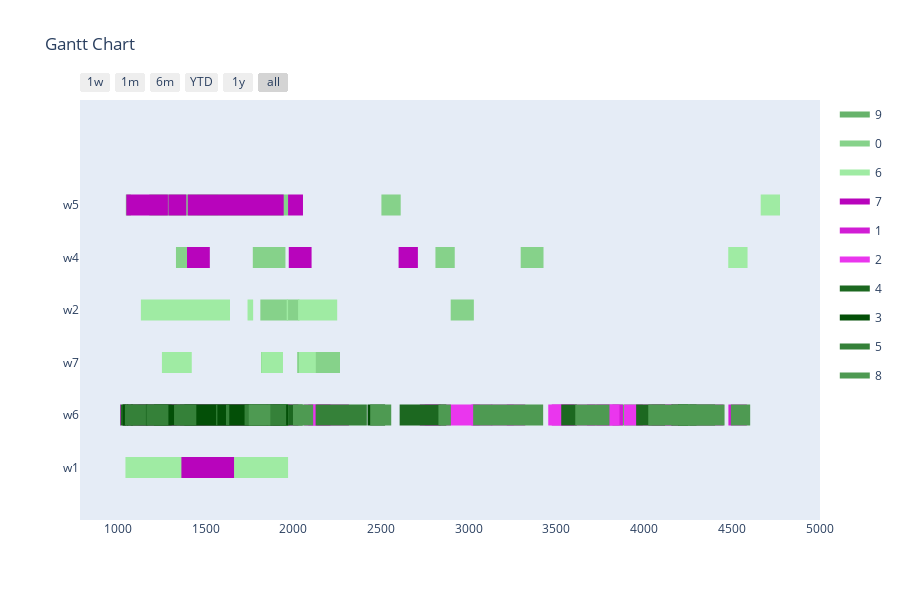

Notebook source saved alongside this figure:
### Markdown cell above
Config 4 - Randomized Mutation with "open" Planning Horizon

### Code cell
optimizer = BaseGA(env)
optimizer.configure('tardiness', 'twopointcrossover', 'roulettewheel', 'randomize')
last_time_slot = 0
for order in orders:
    if order[1] > last_time_slot:
        last_time_slot = order[1]
# all parameters after offspring_amount are optional (in this case -> verbose=True)
result, best_fitness_history, average_fitness_history, best_generation_history, feasible_gen = optimizer.optimize(orders, max_generations, earliest_time_slot, last_time_slot, population_size, offspring_amount, verbose=True)
workstation_assignments = reformat_result(result, orders, env)
visualize(workstation_assignments, best_fitness_history, average_fitness_history, best_generation_history, feasible_gen)

### Figure 1 — Plotly figure (JSON) as saved in the notebook; plotly's stock layout.template omitted (floating-point values rounded to 4 significant figures; data arrays with more than 128 entries replaced by an {"elided": "..."} marker saying what was removed)
{"data": [{"fill": "toself", "fillcolor": "rgb(103, 179, 107)", "hoverinfo": "name", "legendgroup": "rgb(103, 179, 107)", "mode": "none", "name": "9", "type": "scatter", "x": [1291, 1455, 1455, 1291, 1291, 215, 465, 465, 215, 215, 1218, 1354, 1354, 1218, 1218, 1335, 1431, 1431, 1335, 1335, 1163, 1228, 1228, 1163, 1163, 1901, 1977, 1977, 1901, 1901, 2133, 2209, 2209, 2133, 2133, 707, 862, 862, 707, 707, 457, 622, 622, 457, 457, 965, 1107, 1107, 965, 965, 985, 1051, 1051, 985, 985, 774, 1024, 1024, 774, 774, 635, 780, 780, 635, 635, 1567, 1633, 1633, 1567, 1567, 3819, 3992, 3992, 3819], "y": [0.8, 0.8, 1.2, 1.2, null, 0.8, 0.8, 1.2, 1.2, null, 0.8, 0.8, 1.2, 1.2, null, 0.8, 0.8, 1.2, 1.2, null, 0.8, 0.8, 1.2, 1.2, null, 0.8, 0.8, 1.2, 1.2, null, 0.8, 0.8, 1.2, 1.2, null, 0.8, 0.8, 1.2, 1.2, null, 0.8, 0.8, 1.2, 1.2, null, 0.8, 0.8, 1.2, 1.2, null, 0.8, 0.8, 1.2, 1.2, null, 0.8, 0.8, 1.2, 1.2, null, 0.8, 0.8, 1.2, 1.2, null, 0.8, 0.8, 1.2, 1.2, null, 0.8, 0.8, 1.2, 1.2]}, {"fill": "toself", "fillcolor": "rgb(134, 210, 138)", "hoverinfo": "name", "legendgroup": "rgb(134, 210, 138)", "mode": "none", "name": "0", "type": "scatter", "x": [550, 750, 750, 550, 550, 935, 1045, 1045, 935, 935, 286, 396, 396, 286, 286, 1074, 1179, 1179, 1074, 1074, 2502, 2612, 2612, 2502, 2502, 1769, 1879, 1879, 1769, 1769, 1825, 1955, 1955, 1825, 1825, 217, 327, 327, 217, 217, 3296, 3426, 3426, 3296, 3296, 430, 570, 570, 430, 430, 2810, 2920, 2920, 2810, 2810, 826, 936, 936, 826, 826, 1331, 1451, 1451, 1331, 1331, 1812, 2035, 2035, 1812, 1812, 2897, 3029, 3029, 2897, 2897, 1816, 1912, 1912, 1816, 1816, 2116, 2266, 2266, 2116, 2116, 2022, 2118, 2118, 2022], "y": [4.8, 4.8, 5.2, 5.2, null, 4.8, 4.8, 5.2, 5.2, null, 4.8, 4.8, 5.2, 5.2, null, 4.8, 4.8, 5.2, 5.2, null, 4.8, 4.8, 5.2, 5.2, null, 3.8, 3.8, 4.2, 4.2, null, 3.8, 3.8, 4.2, 4.2, null, 3.8, 3.8, 4.2, 4.2, null, 3.8, 3.8, 4.2, 4.2, null, 3.8, 3.8, 4.2, 4.2, null, 3.8, 3.8, 4.2, 4.2, null, 3.8, 3.8, 4.2, 4.2, null, 3.8, 3.8, 4.2, 4.2, null, 2.8, 2.8, 3.2, 3.2, null, 2.8, 2.8, 3.2, 3.2, null, 1.8, 1.8, 2.2, 2.2, null, 1.8, 1.8, 2.2, 2.2, null, 1.8, 1.8, 2.2, 2.2]}, {"fill": "toself", "fillcolor": "rgb(159, 235, 163)", "hoverinfo": "name", "legendgroup": "rgb(159, 235, 163)", "mode": "none", "name": "6", "type": "scatter", "x": [1451, 1571, 1571, 1451, 1451, 4664, 4774, 4774, 4664, 4664, 368, 498, 498, 368, 368, 1980, 2090, 2090, 1980, 1980, 749, 869, 869, 749, 749, 362, 492, 492, 362, 362, 4479, 4589, 4589, 4479, 4479, 719, 829, 829, 719, 719, 1739, 1962, 1962, 1739, 1739, 2027, 2250, 2250, 2027, 2027, 908, 1131, 1131, 908, 908, 742, 965, 965, 742, 742, 762, 894, 894, 762, 762, 1639, 1771, 1771, 1639, 1639, 1251, 1421, 1421, 1251, 1251, 2032, 2128, 2128, 2032, 2032, 1818, 1941, 1941, 1818, 1818, 920, 1043, 1043, 920], "y": [4.8, 4.8, 5.2, 5.2, null, 4.8, 4.8, 5.2, 5.2, null, 3.8, 3.8, 4.2, 4.2, null, 3.8, 3.8, 4.2, 4.2, null, 3.8, 3.8, 4.2, 4.2, null, 3.8, 3.8, 4.2, 4.2, null, 3.8, 3.8, 4.2, 4.2, null, 3.8, 3.8, 4.2, 4.2, null, 2.8, 2.8, 3.2, 3.2, null, 2.8, 2.8, 3.2, 3.2, null, 2.8, 2.8, 3.2, 3.2, null, 2.8, 2.8, 3.2, 3.2, null, 2.8, 2.8, 3.2, 3.2, null, 2.8, 2.8, 3.2, 3.2, null, 1.8, 1.8, 2.2, 2.2, null, 1.8, 1.8, 2.2, 2.2, null, 1.8, 1.8, 2.2, 2.2, null, -0.2, -0.2, 0.2, 0.2]}, {"fill": "toself", "fillcolor": "rgb(184, 4, 188)", "hoverinfo": "name", "legendgroup": "rgb(184, 4, 188)", "mode": "none", "name": "7", "type": "scatter", "x": [943, 1048, 1048, 943, 943, 1285, 1390, 1390, 1285, 1285, 201, 401, 401, 201, 201, 1288, 1398, 1398, 1288, 1288, 1945, 2055, 2055, 1945, 1945, 754, 864, 864, 754, 754, 727, 847, 847, 727, 727, 391, 531, 531, 391, 391, 1974, 2104, 2104, 1974, 1974, 397, 527, 527, 397, 397, 2600, 2710, 2710, 2600, 2600, 1394, 1524, 1524, 1394, 1394, 323, 453, 453, 323, 323, 824, 954, 954, 824, 824, 449, 672, 672, 449, 449, 583, 753, 753, 583, 583, 1415, 1662, 1662, 1415, 1415, 1362, 1485, 1485, 1362], "y": [4.8, 4.8, 5.2, 5.2, null, 4.8, 4.8, 5.2, 5.2, null, 4.8, 4.8, 5.2, 5.2, null, 4.8, 4.8, 5.2, 5.2, null, 4.8, 4.8, 5.2, 5.2, null, 4.8, 4.8, 5.2, 5.2, null, 3.8, 3.8, 4.2, 4.2, null, 3.8, 3.8, 4.2, 4.2, null, 3.8, 3.8, 4.2, 4.2, null, 3.8, 3.8, 4.2, 4.2, null, 3.8, 3.8, 4.2, 4.2, null, 3.8, 3.8, 4.2, 4.2, null, 3.8, 3.8, 4.2, 4.2, null, 3.8, 3.8, 4.2, 4.2, null, 2.8, 2.8, 3.2, 3.2, null, 1.8, 1.8, 2.2, 2.2, null, -0.2, -0.2, 0.2, 0.2, null, -0.2, -0.2, 0.2, 0.2]}, {"fill": "toself", "fillcolor": "rgb(209, 29, 213)", "hoverinfo": "name", "legendgroup": "rgb(209, 29, 213)", "mode": "none", "name": "1", "type": "scatter", "x": [3674, 3779, 3779, 3674, 3674, 1624, 1712, 1712, 1624, 1624, 3015, 3135, 3135, 3015, 3015, 4260, 4452, 4452, 4260, 4260, 755, 847, 847, 755, 755, 1758, 1998, 1998, 1758, 1758, 721, 931, 931, 721, 721, 4480, 4585, 4585, 4480, 4480, 1765, 1853, 1853, 1765, 1765, 2107, 2317, 2317, 2107, 2107, 2168, 2268, 2268, 2168, 2168, 1012, 1117, 1117, 1012, 1012, 1744, 1924, 1924, 1744, 1744, 3217, 3322, 3322, 3217, 3217, 4042, 4162, 4162, 4042, 4042, 1884, 2029, 2029, 1884, 1884, 3709, 3879, 3879, 3709, 3709, 2085, 2235, 2235, 2085, 2085, 995, 1128, 1128, 995, 995, 4321, 4421, 4421, 4321, 4321, 929, 1017, 1017, 929, 929, 3473, 3603, 3603, 3473, 3473, 2721, 2841, 2841, 2721], "y": [0.8, 0.8, 1.2, 1.2, null, 0.8, 0.8, 1.2, 1.2, null, 0.8, 0.8, 1.2, 1.2, null, 0.8, 0.8, 1.2, 1.2, null, 0.8, 0.8, 1.2, 1.2, null, 0.8, 0.8, 1.2, 1.2, null, 0.8, 0.8, 1.2, 1.2, null, 0.8, 0.8, 1.2, 1.2, null, 0.8, 0.8, 1.2, 1.2, null, 0.8, 0.8, 1.2, 1.2, null, 0.8, 0.8, 1.2, 1.2, null, 0.8, 0.8, 1.2, 1.2, null, 0.8, 0.8, 1.2, 1.2, null, 0.8, 0.8, 1.2, 1.2, null, 0.8, 0.8, 1.2, 1.2, null, 0.8, 0.8, 1.2, 1.2, null, 0.8, 0.8, 1.2, 1.2, null, 0.8, 0.8, 1.2, 1.2, null, 0.8, 0.8, 1.2, 1.2, null, 0.8, 0.8, 1.2, 1.2, null, 0.8, 0.8, 1.2, 1.2, null, 0.8, 0.8, 1.2, 1.2, null, 0.8, 0.8, 1.2, 1.2]}, {"fill": "toself", "fillcolor": "rgb(234, 54, 238)", "hoverinfo": "name", "legendgroup": "rgb(234, 54, 238)", "mode": "none", "name": "2", "type": "scatter", "x": [1506, 1593, 1593, 1506, 1506, 2948, 3063, 3063, 2948, 2948, 1627, 1757, 1757, 1627, 1627, 4078, 4198, 4198, 4078, 4078, 3885, 4005, 4005, 3885, 3885, 1393, 1449, 1449, 1393, 1393, 1029, 1159, 1159, 1029, 1029, 1146, 1276, 1276, 1146, 1146, 230, 410, 410, 230, 230, 2061, 2214, 2214, 2061, 2061, 1643, 1773, 1773, 1643, 1643, 3729, 3859, 3859, 3729, 3729, 474, 594, 594, 474, 474, 3570, 3720, 3720, 3570, 3570, 3453, 3613, 3613, 3453, 3453, 2749, 2879, 2879, 2749, 2749, 969, 1154, 1154, 969, 969, 4007, 4132, 4132, 4007, 4007, 1334, 1454, 1454, 1334, 1334, 3127, 3257, 3257, 3127, 3127, 2783, 2973, 2973, 2783, 2783, 1882, 1982, 1982, 1882, 1882, 3956, 4146, 4146, 3956], "y": [0.8, 0.8, 1.2, 1.2, null, 0.8, 0.8, 1.2, 1.2, null, 0.8, 0.8, 1.2, 1.2, null, 0.8, 0.8, 1.2, 1.2, null, 0.8, 0.8, 1.2, 1.2, null, 0.8, 0.8, 1.2, 1.2, null, 0.8, 0.8, 1.2, 1.2, null, 0.8, 0.8, 1.2, 1.2, null, 0.8, 0.8, 1.2, 1.2, null, 0.8, 0.8, 1.2, 1.2, null, 0.8, 0.8, 1.2, 1.2, null, 0.8, 0.8, 1.2, 1.2, null, 0.8, 0.8, 1.2, 1.2, null, 0.8, 0.8, 1.2, 1.2, null, 0.8, 0.8, 1.2, 1.2, null, 0.8, 0.8, 1.2, 1.2, null, 0.8, 0.8, 1.2, 1.2, null, 0.8, 0.8, 1.2, 1.2, null, 0.8, 0.8, 1.2, 1.2, null, 0.8, 0.8, 1.2, 1.2, null, 0.8, 0.8, 1.2, 1.2, null, 0.8, 0.8, 1.2, 1.2, null, 0.8, 0.8, 1.2, 1.2]}, {"fill": "toself", "fillcolor": "rgb(28, 104, 32)", "hoverinfo": "name", "legendgroup": "rgb(28, 104, 32)", "mode": "none", "name": "4", "type": "scatter", "x": {"elided": "134 int values"}, "y": {"elided": "134 float values"}}, {"fill": "toself", "fillcolor": "rgb(3, 79, 7)", "hoverinfo": "name", "legendgroup": "rgb(3, 79, 7)", "mode": "none", "name": "3", "type": "scatter", "x": [4155, 4251, 4251, 4155, 4155, 548, 668, 668, 548, 548, 255, 355, 355, 255, 255, 822, 947, 947, 822, 822, 838, 958, 958, 838, 838, 613, 743, 743, 613, 613, 347, 443, 443, 347, 347, 934, 1054, 1054, 934, 934, 484, 604, 604, 484, 484, 1048, 1144, 1144, 1048, 1048, 898, 1028, 1028, 898, 898, 481, 543, 543, 481, 481, 827, 947, 947, 827, 827, 705, 858, 858, 705, 705, 891, 1051, 1051, 891, 891, 547, 643, 643, 547, 547, 1854, 1969, 1969, 1854, 1854, 615, 671, 671, 615, 615, 647, 744, 744, 647, 647, 1372, 1428, 1428, 1372, 1372, 675, 855, 855, 675, 675, 411, 467, 467, 411, 411, 2423, 2523, 2523, 2423], "y": [0.8, 0.8, 1.2, 1.2, null, 0.8, 0.8, 1.2, 1.2, null, 0.8, 0.8, 1.2, 1.2, null, 0.8, 0.8, 1.2, 1.2, null, 0.8, 0.8, 1.2, 1.2, null, 0.8, 0.8, 1.2, 1.2, null, 0.8, 0.8, 1.2, 1.2, null, 0.8, 0.8, 1.2, 1.2, null, 0.8, 0.8, 1.2, 1.2, null, 0.8, 0.8, 1.2, 1.2, null, 0.8, 0.8, 1.2, 1.2, null, 0.8, 0.8, 1.2, 1.2, null, 0.8, 0.8, 1.2, 1.2, null, 0.8, 0.8, 1.2, 1.2, null, 0.8, 0.8, 1.2, 1.2, null, 0.8, 0.8, 1.2, 1.2, null, 0.8, 0.8, 1.2, 1.2, null, 0.8, 0.8, 1.2, 1.2, null, 0.8, 0.8, 1.2, 1.2, null, 0.8, 0.8, 1.2, 1.2, null, 0.8, 0.8, 1.2, 1.2, null, 0.8, 0.8, 1.2, 1.2, null, 0.8, 0.8, 1.2, 1.2]}, {"fill": "toself", "fillcolor": "rgb(53, 129, 57)", "hoverinfo": "name", "legendgroup": "rgb(53, 129, 57)", "mode": "none", "name": "5", "type": "scatter", "x": [388, 518, 518, 388, 388, 1447, 1567, 1567, 1447, 1447, 806, 868, 868, 806, 806, 1862, 1959, 1959, 1862, 1862, 2183, 2368, 2368, 2183, 2183, 1857, 1972, 1972, 1857, 1857, 2127, 2307, 2307, 2127, 2127, 1162, 1272, 1272, 1162, 1162, 2273, 2329, 2329, 2273, 2273, 500, 685, 685, 500, 500, 1160, 1320, 1320, 1160, 1160, 1560, 1616, 1616, 1560, 1560, 1848, 1958, 1958, 1848, 1848, 412, 532, 532, 412, 412, 944, 1040, 1040, 944, 944, 4251, 4404, 4404, 4251, 4251, 839, 939, 939, 839, 839, 739, 826, 826, 739, 739, 1201, 1288, 1288, 1201, 1201, 898, 995, 995, 898, 898, 539, 639, 639, 539, 539, 1635, 1722, 1722, 1635, 1635, 2299, 2419, 2419, 2299], "y": [0.8, 0.8, 1.2, 1.2, null, 0.8, 0.8, 1.2, 1.2, null, 0.8, 0.8, 1.2, 1.2, null, 0.8, 0.8, 1.2, 1.2, null, 0.8, 0.8, 1.2, 1.2, null, 0.8, 0.8, 1.2, 1.2, null, 0.8, 0.8, 1.2, 1.2, null, 0.8, 0.8, 1.2, 1.2, null, 0.8, 0.8, 1.2, 1.2, null, 0.8, 0.8, 1.2, 1.2, null, 0.8, 0.8, 1.2, 1.2, null, 0.8, 0.8, 1.2, 1.2, null, 0.8, 0.8, 1.2, 1.2, null, 0.8, 0.8, 1.2, 1.2, null, 0.8, 0.8, 1.2, 1.2, null, 0.8, 0.8, 1.2, 1.2, null, 0.8, 0.8, 1.2, 1.2, null, 0.8, 0.8, 1.2, 1.2, null, 0.8, 0.8, 1.2, 1.2, null, 0.8, 0.8, 1.2, 1.2, null, 0.8, 0.8, 1.2, 1.2, null, 0.8, 0.8, 1.2, 1.2, null, 0.8, 0.8, 1.2, 1.2]}, {"fill": "toself", "fillcolor": "rgb(78, 154, 82)", "hoverinfo": "name", "legendgroup": "rgb(78, 154, 82)", "mode": "none", "name": "8", "type": "scatter", "x": [4041, 4191, 4191, 4041, 4041, 4023, 4173, 4173, 4023, 4023, 3180, 3365, 3365, 3180, 3180, 4494, 4604, 4604, 4494, 4494, 4212, 4332, 4332, 4212, 4212, 4361, 4458, 4458, 4361, 4361, 4288, 4375, 4375, 4288, 4288, 4058, 4178, 4178, 4058, 4058, 2842, 2898, 2898, 2842, 2842, 1746, 1869, 1869, 1746, 1746, 3264, 3424, 3424, 3264, 3264, 3025, 3178, 3178, 3025, 3025, 2827, 2889, 2889, 2827, 2827, 3607, 3797, 3797, 3607, 3607, 794, 850, 850, 794, 794, 619, 779, 779, 619, 619, 4119, 4234, 4234, 4119, 4119, 1998, 2113, 2113, 1998, 1998, 3168, 3265, 3265, 3168, 3168, 3672, 3802, 3802, 3672, 3672, 2438, 2558, 2558, 2438, 2438, 3063, 3178, 3178, 3063, 3063, 904, 991, 991, 904], "y": [0.8, 0.8, 1.2, 1.2, null, 0.8, 0.8, 1.2, 1.2, null, 0.8, 0.8, 1.2, 1.2, null, 0.8, 0.8, 1.2, 1.2, null, 0.8, 0.8, 1.2, 1.2, null, 0.8, 0.8, 1.2, 1.2, null, 0.8, 0.8, 1.2, 1.2, null, 0.8, 0.8, 1.2, 1.2, null, 0.8, 0.8, 1.2, 1.2, null, 0.8, 0.8, 1.2, 1.2, null, 0.8, 0.8, 1.2, 1.2, null, 0.8, 0.8, 1.2, 1.2, null, 0.8, 0.8, 1.2, 1.2, null, 0.8, 0.8, 1.2, 1.2, null, 0.8, 0.8, 1.2, 1.2, null, 0.8, 0.8, 1.2, 1.2, null, 0.8, 0.8, 1.2, 1.2, null, 0.8, 0.8, 1.2, 1.2, null, 0.8, 0.8, 1.2, 1.2, null, 0.8, 0.8, 1.2, 1.2, null, 0.8, 0.8, 1.2, 1.2, null, 0.8, 0.8, 1.2, 1.2, null, 0.8, 0.8, 1.2, 1.2]}, {"legendgroup": "rgb(103, 179, 107)", "marker": {"color": "rgb(103, 179, 107)", "opacity": 0, "size": 1}, "mode": "markers", "name": "", "showlegend": false, "text": [null, null, null, null, null, null, null, null, null, null, null, null, null, null, null, null, null, null, null, null, null, null, null, null, null, null, null, null, null, null], "type": "scatter", "x": [1291, 1455, 215, 465, 1218, 1354, 1335, 1431, 1163, 1228, 1901, 1977, 2133, 2209, 707, 862, 457, 622, 965, 1107, 985, 1051, 774, 1024, 635, 780, 1567, 1633, 3819, 3992], "y": [1, 1, 1, 1, 1, 1, 1, 1, 1, 1, 1, 1, 1, 1, 1, 1, 1, 1, 1, 1, 1, 1, 1, 1, 1, 1, 1, 1, 1, 1]}, {"legendgroup": "rgb(134, 210, 138)", "marker": {"color": "rgb(134, 210, 138)", "opacity": 0, "size": 1}, "mode": "markers", "name": "", "showlegend": false, "text": [null, null, null, null, null, null, null, null, null, null, null, null, null, null, null, null, null, null, null, null, null, null, null, null, null, null, null, null, null, null, null, null, null, null, null, null], "type": "scatter", "x": [550, 750, 935, 1045, 286, 396, 1074, 1179, 2502, 2612, 1769, 1879, 1825, 1955, 217, 327, 3296, 3426, 430, 570, 2810, 2920, 826, 936, 1331, 1451, 1812, 2035, 2897, 3029, 1816, 1912, 2116, 2266, 2022, 2118], "y": [5, 5, 5, 5, 5, 5, 5, 5, 5, 5, 4, 4, 4, 4, 4, 4, 4, 4, 4, 4, 4, 4, 4, 4, 4, 4, 3, 3, 3, 3, 2, 2, 2, 2, 2, 2]}, {"legendgroup": "rgb(159, 235, 163)", "marker": {"color": "rgb(159, 235, 163)", "opacity": 0, "size": 1}, "mode": "markers", "name": "", "showlegend": false, "text": [null, null, null, null, null, null, null, null, null, null, null, null, null, null, null, null, null, null, null, null, null, null, null, null, null, null, null, null, null, null, null, null, null, null, null, null], "type": "scatter", "x": [1451, 1571, 4664, 4774, 368, 498, 1980, 2090, 749, 869, 362, 492, 4479, 4589, 719, 829, 1739, 1962, 2027, 2250, 908, 1131, 742, 965, 762, 894, 1639, 1771, 1251, 1421, 2032, 2128, 1818, 1941, 920, 1043], "y": [5, 5, 5, 5, 4, 4, 4, 4, 4, 4, 4, 4, 4, 4, 4, 4, 3, 3, 3, 3, 3, 3, 3, 3, 3, 3, 3, 3, 2, 2, 2, 2, 2, 2, 0, 0]}, {"legendgroup": "rgb(184, 4, 188)", "marker": {"color": "rgb(184, 4, 188)", "opacity": 0, "size": 1}, "mode": "markers", "name": "", "showlegend": false, "text": [null, null, null, null, null, null, null, null, null, null, null, null, null, null, null, null, null, null, null, null, null, null, null, null, null, null, null, null, null, null, null, null, null, null, null, null], "type": "scatter", "x": [943, 1048, 1285, 1390, 201, 401, 1288, 1398, 1945, 2055, 754, 864, 727, 847, 391, 531, 1974, 2104, 397, 527, 2600, 2710, 1394, 1524, 323, 453, 824, 954, 449, 672, 583, 753, 1415, 1662, 1362, 1485], "y": [5, 5, 5, 5, 5, 5, 5, 5, 5, 5, 5, 5, 4, 4, 4, 4, 4, 4, 4, 4, 4, 4, 4, 4, 4, 4, 4, 4, 3, 3, 2, 2, 0, 0, 0, 0]}, {"legendgroup": "rgb(209, 29, 213)", "marker": {"color": "rgb(209, 29, 213)", "opacity": 0, "size": 1}, "mode": "markers", "name": "", "showlegend": false, "text": [null, null, null, null, null, null, null, null, null, null, null, null, null, null, null, null, null, null, null, null, null, null, null, null, null, null, null, null, null, null, null, null, null, null, null, null, null, null, null, null, null, null, null, null, null, null], "type": "scatter", "x": [3674, 3779, 1624, 1712, 3015, 3135, 4260, 4452, 755, 847, 1758, 1998, 721, 931, 4480, 4585, 1765, 1853, 2107, 2317, 2168, 2268, 1012, 1117, 1744, 1924, 3217, 3322, 4042, 4162, 1884, 2029, 3709, 3879, 2085, 2235, 995, 1128, 4321, 4421, 929, 1017, 3473, 3603, 2721, 2841], "y": [1, 1, 1, 1, 1, 1, 1, 1, 1, 1, 1, 1, 1, 1, 1, 1, 1, 1, 1, 1, 1, 1, 1, 1, 1, 1, 1, 1, 1, 1, 1, 1, 1, 1, 1, 1, 1, 1, 1, 1, 1, 1, 1, 1, 1, 1]}, {"legendgroup": "rgb(234, 54, 238)", "marker": {"color": "rgb(234, 54, 238)", "opacity": 0, "size": 1}, "mode": "markers", "name": "", "showlegend": false, "text": [null, null, null, null, null, null, null, null, null, null, null, null, null, null, null, null, null, null, null, null, null, null, null, null, null, null, null, null, null, null, null, null, null, null, null, null, null, null, null, null, null, null, null, null, null, null], "type": "scatter", "x": [1506, 1593, 2948, 3063, 1627, 1757, 4078, 4198, 3885, 4005, 1393, 1449, 1029, 1159, 1146, 1276, 230, 410, 2061, 2214, 1643, 1773, 3729, 3859, 474, 594, 3570, 3720, 3453, 3613, 2749, 2879, 969, 1154, 4007, 4132, 1334, 1454, 3127, 3257, 2783, 2973, 1882, 1982, 3956, 4146], "y": [1, 1, 1, 1, 1, 1, 1, 1, 1, 1, 1, 1, 1, 1, 1, 1, 1, 1, 1, 1, 1, 1, 1, 1, 1, 1, 1, 1, 1, 1, 1, 1, 1, 1, 1, 1, 1, 1, 1, 1, 1, 1, 1, 1, 1, 1]}, {"legendgroup": "rgb(28, 104, 32)", "marker": {"color": "rgb(28, 104, 32)", "opacity": 0, "size": 1}, "mode": "markers", "name": "", "showlegend": false, "text": [null, null, null, null, null, null, null, null, null, null, null, null, null, null, null, null, null, null, null, null, null, null, null, null, null, null, null, null, null, null, null, null, null, null, null, null, null, null, null, null, null, null, null, null, null, null, null, null, null, null, null, null, null, null], "type": "scatter", "x": [3527, 3615, 4193, 4298, 2606, 2731, 1073, 1233, 472, 577, 903, 1023, 597, 757, 1159, 1316, 1307, 1402, 594, 754, 1312, 1400, 411, 521, 497, 612, 929, 1086, 1059, 1169, 521, 678, 3954, 4119, 1927, 2053, 678, 766, 676, 802, 243, 388, 266, 431, 862, 1016, 1052, 1206, 756, 852, 1284, 1379, 2707, 2872], "y": [1, 1, 1, 1, 1, 1, 1, 1, 1, 1, 1, 1, 1, 1, 1, 1, 1, 1, 1, 1, 1, 1, 1, 1, 1, 1, 1, 1, 1, 1, 1, 1, 1, 1, 1, 1, 1, 1, 1, 1, 1, 1, 1, 1, 1, 1, 1, 1, 1, 1, 1, 1, 1, 1]}, {"legendgroup": "rgb(3, 79, 7)", "marker": {"color": "rgb(3, 79, 7)", "opacity": 0, "size": 1}, "mode": "markers", "name": "", "showlegend": false, "text": [null, null, null, null, null, null, null, null, null, null, null, null, null, null, null, null, null, null, null, null, null, null, null, null, null, null, null, null, null, null, null, null, null, null, null, null, null, null, null, null, null, null, null, null, null, null], "type": "scatter", "x": [4155, 4251, 548, 668, 255, 355, 822, 947, 838, 958, 613, 743, 347, 443, 934, 1054, 484, 604, 1048, 1144, 898, 1028, 481, 543, 827, 947, 705, 858, 891, 1051, 547, 643, 1854, 1969, 615, 671, 647, 744, 1372, 1428, 675, 855, 411, 467, 2423, 2523], "y": [1, 1, 1, 1, 1, 1, 1, 1, 1, 1, 1, 1, 1, 1, 1, 1, 1, 1, 1, 1, 1, 1, 1, 1, 1, 1, 1, 1, 1, 1, 1, 1, 1, 1, 1, 1, 1, 1, 1, 1, 1, 1, 1, 1, 1, 1]}, {"legendgroup": "rgb(53, 129, 57)", "marker": {"color": "rgb(53, 129, 57)", "opacity": 0, "size": 1}, "mode": "markers", "name": "", "showlegend": false, "text": [null, null, null, null, null, null, null, null, null, null, null, null, null, null, null, null, null, null, null, null, null, null, null, null, null, null, null, null, null, null, null, null, null, null, null, null, null, null, null, null, null, null, null, null, null, null], "type": "scatter", "x": [388, 518, 1447, 1567, 806, 868, 1862, 1959, 2183, 2368, 1857, 1972, 2127, 2307, 1162, 1272, 2273, 2329, 500, 685, 1160, 1320, 1560, 1616, 1848, 1958, 412, 532, 944, 1040, 4251, 4404, 839, 939, 739, 826, 1201, 1288, 898, 995, 539, 639, 1635, 1722, 2299, 2419], "y": [1, 1, 1, 1, 1, 1, 1, 1, 1, 1, 1, 1, 1, 1, 1, 1, 1, 1, 1, 1, 1, 1, 1, 1, 1, 1, 1, 1, 1, 1, 1, 1, 1, 1, 1, 1, 1, 1, 1, 1, 1, 1, 1, 1, 1, 1]}, {"legendgroup": "rgb(78, 154, 82)", "marker": {"color": "rgb(78, 154, 82)", "opacity": 0, "size": 1}, "mode": "markers", "name": "", "showlegend": false, "text": [null, null, null, null, null, null, null, null, null, null, null, null, null, null, null, null, null, null, null, null, null, null, null, null, null, null, null, null, null, null, null, null, null, null, null, null, null, null, null, null, null, null, null, null, null, null], "type": "scatter", "x": [4041, 4191, 4023, 4173, 3180, 3365, 4494, 4604, 4212, 4332, 4361, 4458, 4288, 4375, 4058, 4178, 2842, 2898, 1746, 1869, 3264, 3424, 3025, 3178, 2827, 2889, 3607, 3797, 794, 850, 619, 779, 4119, 4234, 1998, 2113, 3168, 3265, 3672, 3802, 2438, 2558, 3063, 3178, 904, 991], "y": [1, 1, 1, 1, 1, 1, 1, 1, 1, 1, 1, 1, 1, 1, 1, 1, 1, 1, 1, 1, 1, 1, 1, 1, 1, 1, 1, 1, 1, 1, 1, 1, 1, 1, 1, 1, 1, 1, 1, 1, 1, 1, 1, 1, 1, 1]}], "layout": {"height": 600, "hovermode": "closest", "showlegend": true, "title": {"text": "Gantt Chart"}, "xaxis": {"rangeselector": {"buttons": [{"count": 7, "label": "1w", "step": "day", "stepmode": "backward"}, {"count": 1, "label": "1m", "step": "month", "stepmode": "backward"}, {"count": 6, "label": "6m", "step": "month", "stepmode": "backward"}, {"count": 1, "label": "YTD", "step": "year", "stepmode": "todate"}, {"count": 1, "label": "1y", "step": "year", "stepmode": "backward"}, {"step": "all"}]}, "showgrid": false, "type": "date", "zeroline": false}, "yaxis": {"autorange": false, "range": [-1, 7], "showgrid": false, "ticktext": ["w1", "w6", "w7", "w2", "w4", "w5"], "tickvals": [0, 1, 2, 3, 4, 5], "zeroline": false}}}
